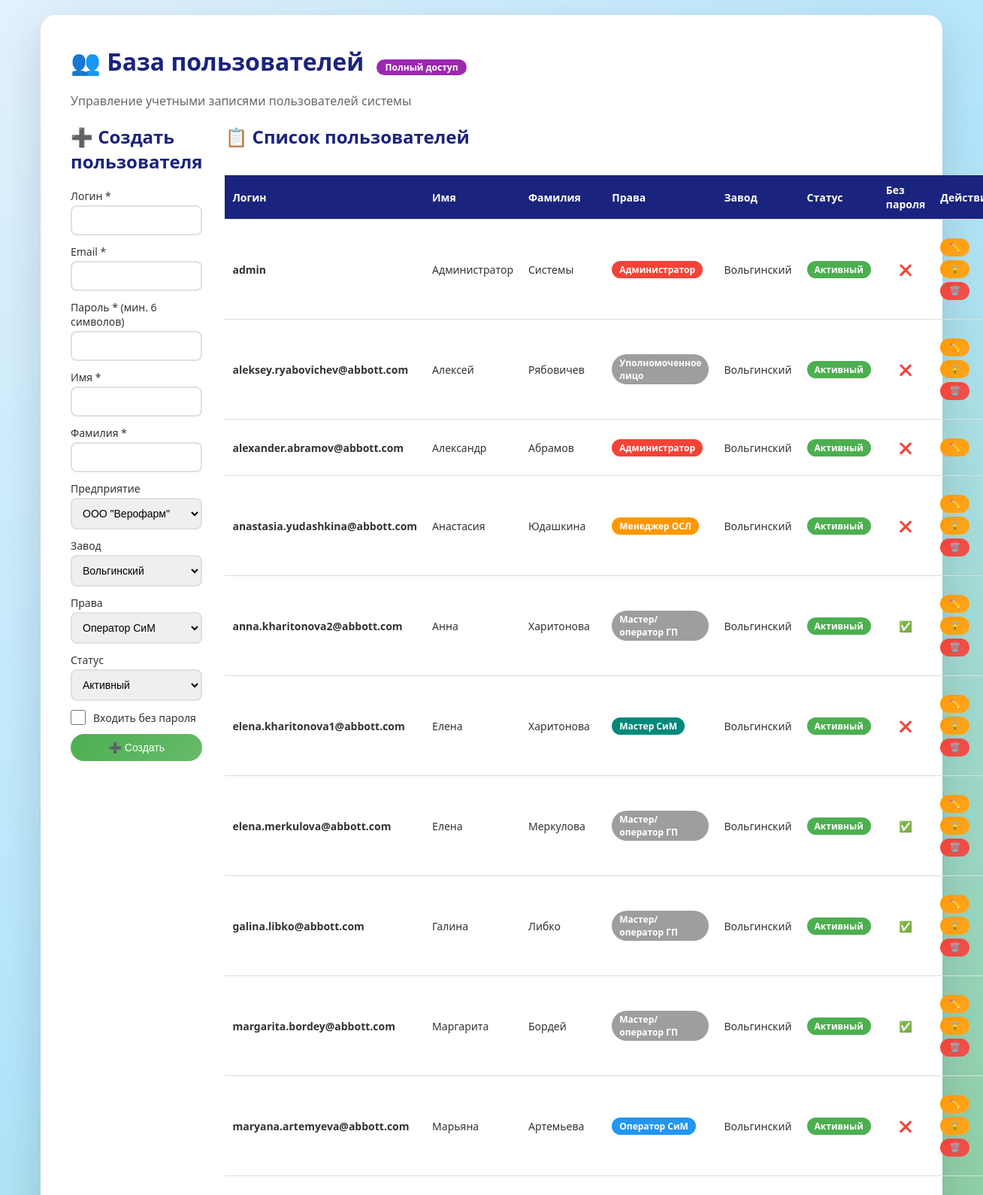
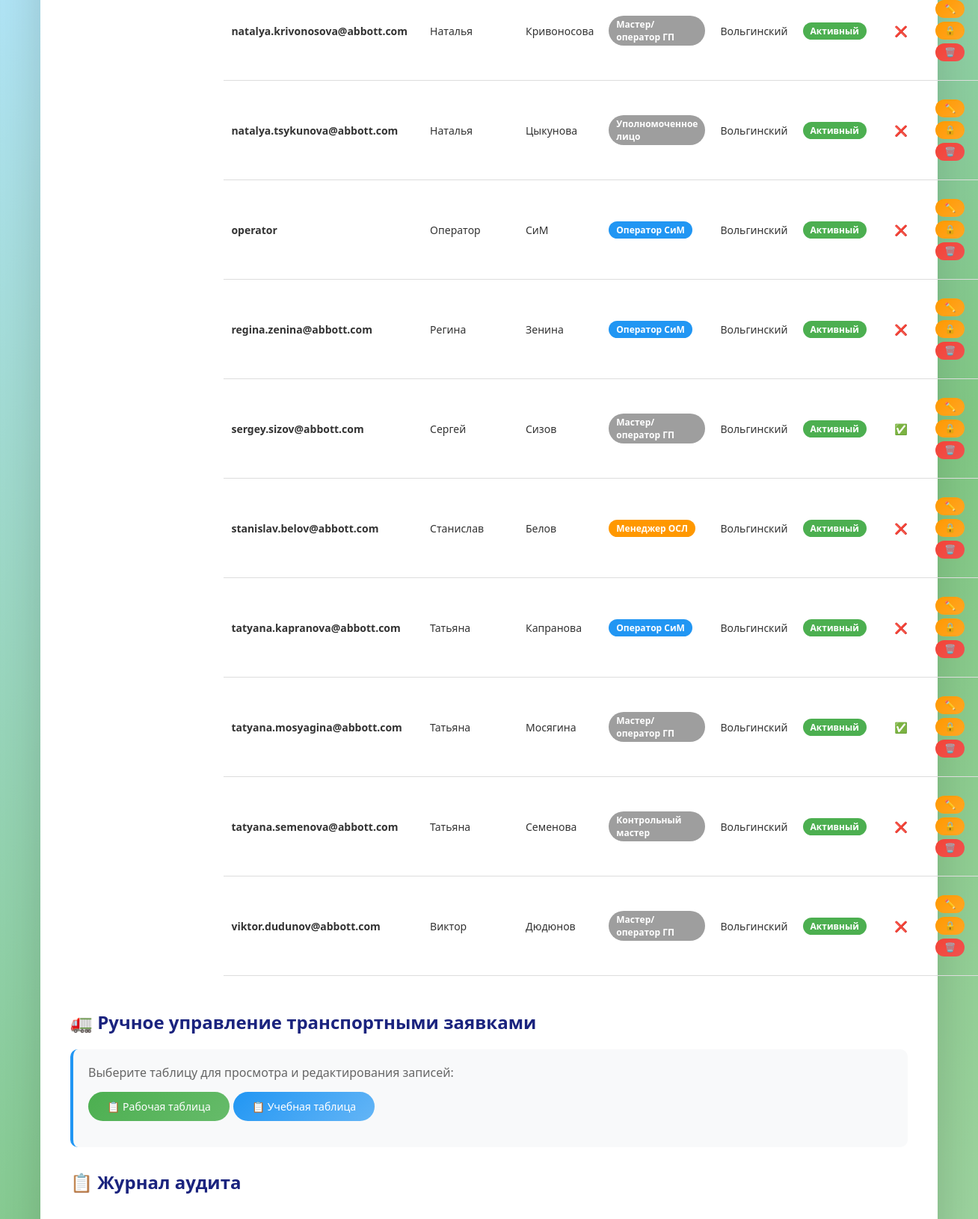
Page /admin (signed in, upper part) on the committed database (2 pictures, top to bottom).
### tables this page shows
CREATE TABLE users (
                    id INTEGER PRIMARY KEY AUTOINCREMENT,
                    login TEXT UNIQUE NOT NULL,
                    email TEXT NOT NULL,
                    password_hash TEXT NOT NULL,
                    fname TEXT,
                    lname TEXT,
                    enterprise TEXT,
                    plant TEXT,
                    rights TEXT,
                    status TEXT DEFAULT 'active',
                    folder_path TEXT DEFAULT '',
                    no_password_login INTEGER DEFAULT 0,
                    created_at TIMESTAMP DEFAULT CURRENT_TIMESTAMP,
                    updated_at TIMESTAMP DEFAULT CURRENT_TIMESTAMP
                );

### app/routes/admin.py (the view)
@admin_bp.route('/admin')
@manager_required
def admin_panel():
    try:
        db = current_app.config.get('db')
        users = db.get_all_users()
        audit_log = db.get_audit_log(50)
        user_rights = session.get('user_rights')
        return render_template('admin.html', users=users, audit_log=audit_log, user_rights=user_rights)
    except Exception as e:
        print(f"Ошибка в admin_panel: {e}")
        flash('Ошибка загрузки панели администратора', 'danger')
        return redirect(url_for('settings.settings_page'))

### app/models/user_db.py (called while the page is built)
    @contextmanager
    def get_connection(self):
        conn = sqlite3.connect(self.db_file)
        conn.row_factory = sqlite3.Row
        try:
            yield conn
        finally:
            conn.close()

    def get_all_users(self):
        with self.get_connection() as conn:
            cursor = conn.cursor()
            cursor.execute(
                "SELECT id, login, email, fname, lname, enterprise, plant, rights, status, folder_path, no_password_login, created_at FROM users ORDER BY login")
            return [dict(row) for row in cursor.fetchall()]

    def get_audit_log(self, limit=100, category_filter=None):
        with self.get_connection() as conn:
            cursor = conn.cursor()
            if category_filter:
                cursor.execute("SELECT * FROM audit_log WHERE category = ? ORDER BY timestamp DESC LIMIT ?",
                               (category_filter, limit))
            else:
                cursor.execute("SELECT * FROM audit_log ORDER BY timestamp DESC LIMIT ?", (limit,))
            return [dict(row) for row in cursor.fetchall()]

### templates/admin.html (shortened to what this page needs)
<!DOCTYPE html>
<html lang="ru">
<head>
<link rel="stylesheet" href="{{ url_for('static', filename='css/common.css') }}">
</head>
<body>
<div class="container">
<h1>👥 База пользователей
    {% if user_rights == 'Администратор' %}<span class="admin-badge">Полный доступ</span>
    {% elif user_rights == 'Менеджер ОСЛ' %}<span class="manager-badge">Ограниченный доступ</span>{% endif %}
</h1>
<p style="color: #666; margin-bottom: 20px;">
    Управление учетными записями пользователей системы
</p>
<div class="row">
{% if user_rights in ['Администратор', 'Менеджер ОСЛ'] %}
<div>
    <h2>➕ Создать пользователя</h2>
    <form action="{{ url_for('admin.add_user') }}" method="POST">
        <div class="form-group"><label>Логин *</label><input type="text" name="login" required></div>
        <div class="form-group"><label>Email *</label><input type="email" name="email" required></div>
        <div class="form-group"><label>Пароль * (мин. 6 символов)</label><input type="password" name="password" required minlength="6"></div>
        <div class="form-group"><label>Имя *</label><input type="text" name="fname" required></div>
        <div class="form-group"><label>Фамилия *</label><input type="text" name="lname" required></div>
        <div class="form-group">
            <label>Предприятие</label>
            <select name="enterprise">
                <option value="ООО &quot;Верофарм&quot;">ООО "Верофарм"</option>
            </select>
        </div>
        <div class="form-group">
            <label>Завод</label>
            <select name="plant">
                <option value="Вольгинский">Вольгинский</option>
            </select>
        </div>
        <div class="form-group">
            <label>Права</label>
            <select name="rights" id="rightsSelect">
                <option value="Оператор СиМ" selected>Оператор СиМ</option>
            </select>
        </div>
        <div class="form-group">
            <label>Статус</label>
            <select name="status" class="status-select">
                <option value="active">Активный</option>
            </select>
        </div>
        <div class="form-group checkbox-group">
            <input type="checkbox" name="no_password_login" id="createNoPassword">
            <label for="createNoPassword">Входить без пароля</label>
        </div>
        <button type="submit" class="btn btn-success">➕ Создать</button>
    </form>
</div>
{% endif %}
<div>
<h2>📋 Список пользователей</h2>
<div style="overflow-x: auto;">
<table>
<thead>
<tr><th>Логин</th><th>Имя</th><th>Фамилия</th><th>Права</th><th>Завод</th><th>Статус</th><th>Без пароля</th><th>Действия</th></tr>
</thead>
<tbody>
{% for user in users %}
<tr>
<td><strong>{{ user.login }}</strong></td>
<td>{{ user.fname }}</td>
<td>{{ user.lname }}</td>
<td>
{% if user.rights == 'Администратор' %}<span class="badge badge-admin">{{ user.rights }}</span>
{% elif user.rights == 'Оператор СиМ' %}<span class="badge badge-operator">{{ user.rights }}</span>
{% elif user.rights == 'Мастер СиМ' %}<span class="badge badge-master">{{ user.rights }}</span>
{% elif user.rights == 'Менеджер ОСЛ' %}<span class="badge badge-manager">{{ user.rights }}</span>
{% else %}<span class="badge badge-other">{{ user.rights }}</span>{% endif %}
</td>
<td>{{ user.plant }}</td>
<td>
{% if user.status == 'active' %}<span class="badge badge-active">Активный</span>
{% elif user.status == 'blocked' %}<span class="badge badge-blocked">Заблокирован</span>
{% elif user.status == 'deleted' %}<span class="badge badge-deleted">Удален</span>
{% else %}<span class="badge badge-other">{{ user.status }}</span>{% endif %}
</td>
<td style="text-align: center;">
    {% if user.no_password_login == 1 %}✅{% else %}❌{% endif %}
</td>
<td>
<div class="actions">
{% if user_rights == 'Администратор' %}
    <button class="btn btn-warning btn-sm" onclick="openEditModal('{{ user.login }}')">✏️</button>
    {% if session.user != user.login %}
        {% if user.status == 'active' %}
            <form action="/admin/block_user/{{ user.login }}" method="POST" style="display:inline;"><button type="submit" class="btn btn-warning btn-sm" onclick="return confirm('Заблокировать?')">🔒</button></form>
        {% elif user.status == 'blocked' %}
            <form action="/admin/unblock_user/{{ user.login }}" method="POST" style="display:inline;"><button type="submit" class="btn btn-success btn-sm" onclick="return confirm('Разблокировать?')">🔓</button></form>
        {% endif %}
        {% if user.status != 'deleted' %}
            <form action="/admin/delete_user/{{ user.login }}" method="POST" style="display:inline;"><button type="submit" class="btn btn-danger btn-sm" onclick="return confirm('Удалить?')">🗑️</button></form>
        {% endif %}
    {% endif %}
{% else %}
    <span class="readonly-badge">Только просмотр</span>
{% endif %}
</div>
</td>
</tr>
{% endfor %}
</tbody>
</table>
</div>
</div>
</div>
{% if user_rights == 'Администратор' %}
<h2 style="margin-top: 30px;">🚛 Ручное управление транспортными заявками</h2>
<div style="background: #f8f9fa; padding: 20px; border-radius: 10px; margin-bottom: 20px; border-left: 4px solid #2196f3;">
    <p style="margin-bottom: 15px; color: #666;">Выберите таблицу для просмотра и редактирования записей:</p>
    <div class="actions">
        <a href="{{ url_for('admin.transport_admin', table_mode='working') }}" class="btn btn-primary">📋 Рабочая таблица</a>
        <a href="{{ url_for('admin.transport_admin', table_mode='training') }}" class="btn btn-secondary">📋 Учебная таблица</a>
    </div>
</div>
{% endif %}
{% if user_rights in ['Администратор', 'Менеджер ОСЛ'] %}
<h2 style="margin-top: 30px;">📋 Журнал аудита</h2>
<div class="audit-log">
</div>
{% endif %}
</div>
</body>
</html>

### static/css/common.css (style rules this page uses)
* { margin: 0; padding: 0; box-sizing: border-box; }
body { font-family: 'Segoe UI', Tahoma, Geneva, Verdana, sans-serif; min-height: 100vh; background: linear-gradient(135deg, #e3f2fd 0%, #b3e5fc 30%, #81c784 70%, #a5d6a7 100%); padding: 20px; color: #333; }
.btn { padding: 10px 25px; border: none; border-radius: 50px; font-size: 14px; font-weight: 500; cursor: pointer; text-decoration: none; display: inline-block; transition: all 0.3s ease; }
.btn-primary { background: linear-gradient(135deg, #4caf50, #66bb6a); color: white; }
.btn-secondary { background: linear-gradient(135deg, #2196f3, #64b5f6); color: white; }
.btn-danger { background: linear-gradient(135deg, #f44336, #ef5350); color: white; }
.btn-success { background: linear-gradient(135deg, #4caf50, #66bb6a); color: white; }
.btn-warning { background: linear-gradient(135deg, #ff9800, #ffa726); color: white; }
.btn-sm { padding: 5px 12px; font-size: 12px; }
.admin-badge { display: inline-block; padding: 2px 12px; border-radius: 20px; font-size: 12px; font-weight: 600; background: #9c27b0; color: white; margin-left: 8px; }
.badge { display: inline-block; padding: 3px 10px; border-radius: 20px; font-size: 12px; font-weight: bold; }
.badge-admin { background: #f44336; color: white; }
.badge-operator { background: #2196f3; color: white; }
.badge-manager { background: #ff9800; color: white; }
.badge-master { background: #00897b; color: white; }
.badge-other { background: #9e9e9e; color: white; }
.badge-active { background: #4caf50; color: white; }

### templates/admin.html (style rules this page uses)
.container { max-width: 1200px; margin: 0 auto; background: white; border-radius: 20px; padding: 40px; box-shadow: 0 20px 60px rgba(0, 0, 0, 0.15); }
h1, h2 { color: #1a237e; margin-bottom: 20px; }
.row { display: grid; grid-template-columns: 1fr 2fr; gap: 30px; }
.form-group { margin-bottom: 12px; }
.form-group label { display: block; margin-bottom: 3px; font-weight: 500; font-size: 14px; color: #333; }
.form-group input, .form-group select { width: 100%; padding: 10px; border: 2px solid #e0e0e0; border-radius: 8px; font-size: 14px; }
form .btn-success { width: 100%; }
table { width: 100%; border-collapse: collapse; margin: 15px 0; font-size: 14px; }
th, td { padding: 10px; text-align: left; border-bottom: 1px solid #ddd; }
th { background: #1a237e; color: white; }
.actions { margin: 15px 0; display: flex; gap: 5px; flex-wrap: wrap; }
.audit-log { max-height: 300px; overflow-y: auto; font-size: 13px; }
.checkbox-group { display: flex; align-items: center; gap: 10px; margin-top: 5px; }
.checkbox-group input[type="checkbox"] { width: 20px; height: 20px; cursor: pointer; }
.checkbox-group label { margin-bottom: 0; cursor: pointer; }
.status-select { width: 100%; padding: 10px; border: 2px solid #e0e0e0; border-radius: 8px; font-size: 14px; }

### rows in the picture
users: login "admin", fname "Администратор", lname "Системы", rights "Администратор", plant "Вольгинский", status "Активный"
users: login "aleksey.ryabovichev@abbott.com", fname "Алексей", lname "Рябовичев", rights "Уполномоченное лицо", plant "Вольгинский", status "Активный"
users: login "alexander.abramov@abbott.com", fname "Александр", lname "Абрамов", rights "Администратор", plant "Вольгинский", status "Активный"
users: login "anastasia.yudashkina@abbott.com", fname "Анастасия", lname "Юдашкина", rights "Менеджер ОСЛ", plant "Вольгинский", status "Активный"
users: login "anna.kharitonova2@abbott.com", fname "Анна", lname "Харитонова", rights "Мастер/оператор ГП", plant "Вольгинский", status "Активный"
users: login "elena.kharitonova1@abbott.com", fname "Елена", lname "Харитонова", rights "Мастер СиМ", plant "Вольгинский", status "Активный"
users: login "elena.merkulova@abbott.com", fname "Елена", lname "Меркулова", rights "Мастер/оператор ГП", plant "Вольгинский", status "Активный"
users: login "galina.libko@abbott.com", fname "Галина", lname "Либко", rights "Мастер/оператор ГП", plant "Вольгинский", status "Активный"
users: login "margarita.bordey@abbott.com", fname "Маргарита", lname "Бордей", rights "Мастер/оператор ГП", plant "Вольгинский", status "Активный"
users: login "maryana.artemyeva@abbott.com", fname "Марьяна", lname "Артемьева", rights "Оператор СиМ", plant "Вольгинский", status "Активный"
users: login "natalya.krivonosova@abbott.com", fname "Наталья", lname "Кривоносова", rights "Мастер/оператор ГП", plant "Вольгинский", status "Активный"
users: login "natalya.tsykunova@abbott.com", fname "Наталья", lname "Цыкунова", rights "Уполномоченное лицо", plant "Вольгинский", status "Активный"
users: login "operator", fname "Оператор", lname "СиМ", rights "Оператор СиМ", plant "Вольгинский", status "Активный"
users: login "regina.zenina@abbott.com", fname "Регина", lname "Зенина", rights "Оператор СиМ", plant "Вольгинский", status "Активный"
users: login "sergey.sizov@abbott.com", fname "Сергей", lname "Сизов", rights "Мастер/оператор ГП", plant "Вольгинский", status "Активный"
users: login "stanislav.belov@abbott.com", fname "Станислав", lname "Белов", rights "Менеджер ОСЛ", plant "Вольгинский", status "Активный"
users: login "tatyana.kapranova@abbott.com", fname "Татьяна", lname "Капранова", rights "Оператор СиМ", plant "Вольгинский", status "Активный"
users: login "tatyana.mosyagina@abbott.com", fname "Татьяна", lname "Мосягина", rights "Мастер/оператор ГП", plant "Вольгинский", status "Активный"
users: login "tatyana.semenova@abbott.com", fname "Татьяна", lname "Семенова", rights "Контрольный мастер", plant "Вольгинский", status "Активный"
users: login "viktor.dudunov@abbott.com", fname "Виктор", lname "Дюдюнов", rights "Мастер/оператор ГП", plant "Вольгинский", status "Активный"
